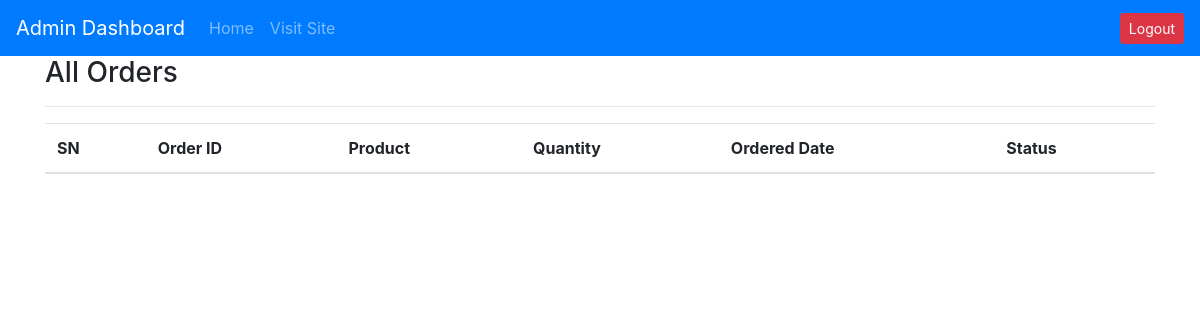
/admin-all-orders333333333/, run on an earlier commit of the app's database.
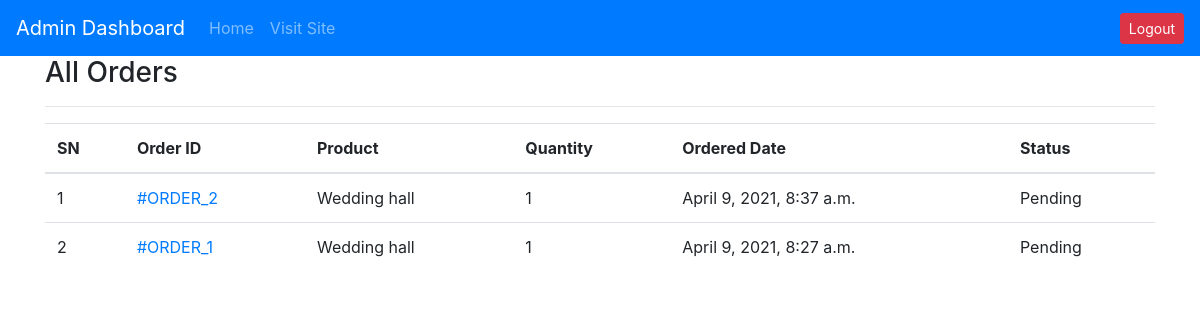
And on a later commit of the database.
### products/models.py (models this page shows, shortened)
class OrderPlaced(models.Model):
    user = models.ForeignKey(User, on_delete=models.CASCADE)
    customer = models.ForeignKey(Customer, on_delete=models.CASCADE)
    product = models.ForeignKey(Product, on_delete=models.CASCADE)
    quantity = models.PositiveIntegerField(default=1)
    ordered_date = models.DateTimeField(auto_now_add=True)
    status = models.CharField(
        max_length=50, choices=STATUS_CHOICES, default='Pending')

class Product(models.Model):
    title = models.CharField(max_length=100)
    Price = models.FloatField()
    Selling_Price= models.FloatField()
    Description = models.TextField()
    Manufacturer = models.CharField(max_length=100)
    category = models.CharField(choices=PASAL_CHOICES, max_length=2)
    Image = models.ImageField(upload_to='productimg')

### products/views.py (the view)
# urls.py: path("admin-all-orders333333333/", views.AdminOrderListView, name="adminorderlist"),
def AdminOrderListView(request):
    template_name = "admins/adminorderlist.html"
    allorders = OrderPlaced.objects.all().order_by("-id")
    customer=Customer.objects.all().order_by("-id")
    context={'allorders':allorders,"customer":customer}
    return render(request,template_name,context)

### admins/templates/admins/adminorderlist.html (shortened to what this page needs)
{% extends 'layout-admin.html' %}
{% load static %}
{% block content %}
<div class="container">
    <div class="row">
        <div class="col-md-12">
            <h3>All Orders</h3><hr>
            <table class="table">
                <thead>
                    <tr>
                        <th>SN</th>
                        <th>Order ID </th>
                        <th>Product</th>
                        <th>Quantity</th>
                        <th>Ordered Date</th>
                        <th>Status</th>
                    </tr>
                </thead>
                <tbody>
                    {% for order in allorders %}
                    <tr>
                        <td>{{forloop.counter}}</td>
                        <td><a href="{% url 'adminorderdetail' order.id %}">#ORDER_{{order.id}}</a></td>
                        <td>{{order.product.title}}</td>
                        <td>{{order.quantity}}</td>
                        <td>{{order.ordered_date}}</td>
                        <td>{{order.status}}</td>
                    </tr>
                    {% endfor %}
                </tbody>
            </table>
        </div>
    </div>
</div>
{% endblock %}

What changed in the data, as far as the page shows it:
added OrderPlaced: id "2", product "Wedding hall", quantity "1", ordered_date "April 9, 2021, 8:37 a.m.", status "Pending"
added OrderPlaced: id "1", product "Wedding hall", quantity "1", ordered_date "April 9, 2021, 8:27 a.m.", status "Pending"
